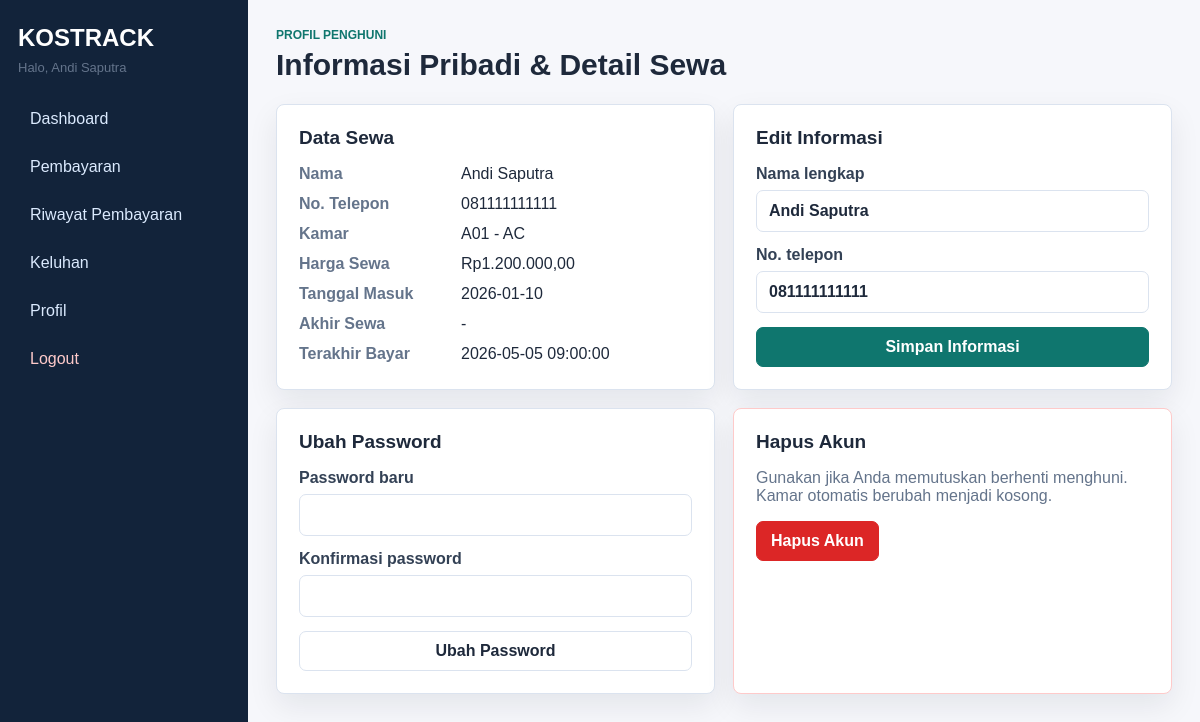
Screenshot of /index.php?route=penghuni/profile (signed in) with the database file from the repository.
### tables this page shows
CREATE TABLE tenants (
  id INT AUTO_INCREMENT PRIMARY KEY,
  user_id INT NOT NULL,
  room_id INT NOT NULL,
  start_date DATE NOT NULL,
  end_date DATE DEFAULT NULL,
  status ENUM('aktif','keluar') NOT NULL DEFAULT 'aktif',
  created_at TIMESTAMP DEFAULT CURRENT_TIMESTAMP,
  CONSTRAINT fk_tenant_user FOREIGN KEY (user_id) REFERENCES users(id) ON DELETE CASCADE,
  CONSTRAINT fk_tenant_room FOREIGN KEY (room_id) REFERENCES rooms(id)
);

CREATE TABLE users (
  id INT AUTO_INCREMENT PRIMARY KEY,
  nama_depan VARCHAR(100) DEFAULT NULL,
  nama_belakang VARCHAR(100) DEFAULT NULL,
  no_hp VARCHAR(20) DEFAULT NULL,
  role VARCHAR(50) NOT NULL DEFAULT 'penghuni',
  email VARCHAR(100) NOT NULL UNIQUE,
  password VARCHAR(255) NOT NULL,
  is_active TINYINT(1) NOT NULL DEFAULT 1,
  created_at TIMESTAMP DEFAULT CURRENT_TIMESTAMP
);

CREATE TABLE rooms (
  id INT AUTO_INCREMENT PRIMARY KEY,
  room_number VARCHAR(20) NOT NULL UNIQUE,
  type ENUM('AC','NON-AC') NOT NULL,
  price DECIMAL(12,2) NOT NULL,
  status ENUM('kosong','terisi') NOT NULL DEFAULT 'kosong',
  image VARCHAR(255) DEFAULT NULL,
  created_at TIMESTAMP DEFAULT CURRENT_TIMESTAMP
);

### app/core/Controller.php (called while the page is built, shortened)
<?php
abstract class Controller
{
    protected function view(string $view, array $data = []): void
    {
        extract($data);
        $viewFile = __DIR__ . '/../views/' . $view . '.php';
        require __DIR__ . '/../views/layouts/header.php';
        require $viewFile;
        require __DIR__ . '/../views/layouts/footer.php';
    }
}

### app/controllers/PenghuniContoller.php (called while the page is built, shortened)
<?php
class PenghuniController extends Controller
{
    private function tenant(): array
    {
        $tenantModel = new Tenant();
        $tenant = $tenantModel->activeByUser((int) Auth::user()['id']);
        return $tenant;
    }
    public function profile(): void
    {
        $tenant = $this->tenant();
        $history = (new Bill())->history((int) $tenant['id']);
        $lastPaid = null;
        foreach ($history as $row) {
            if ($row['paid_at']) {
                $lastPaid = $row['paid_at'];
                break;
            }
        }
        $this->view('penghuni/profile', [
            'title' => 'Profil Penghuni',
            'tenant' => $tenant,
            'lastPaid' => $lastPaid,
        ]);
    }
}

### index.php (called while the page is built, shortened)
<?php
require_once __DIR__ . '/../app/config/Database.php';
require_once __DIR__ . '/../app/core/helpers.php';
require_once __DIR__ . '/../app/core/Model.php';
require_once __DIR__ . '/../app/core/Controller.php';
require_once __DIR__ . '/../app/core/Auth.php';
spl_autoload_register(function ($class) {
    foreach (['controllers', 'models'] as $folder) {
        $file = __DIR__ . '/../app/' . $folder . '/' . $class . '.php';
    }
});
$route = $_GET['route'] ?? 'auth/login';
[$controllerName, $method] = array_pad(explode('/', $route), 2, 'index');
(new $controllerClass())->$method();

### app/core/Auth.php (called while the page is built, shortened)
<?php
class Auth
{
    public static function check(): bool
    {
        return isset($_SESSION['user']);
    }
    public static function user(): ?array
    {
        return $_SESSION['user'] ?? null;
    }
    public static function guardTimeout(): void
    {
        $last = $_SESSION['last_activity'] ?? time();
    }
}

### app/config/Database.php (called while the page is built)
<?php
class Database
{
    private static ?PDO $pdo = null;
    public static function connect(): PDO
    {
        if (self::$pdo === null) {
            $dsn = 'mysql:host=' . DB_HOST . ';dbname=' . DB_NAME . ';charset=utf8mb4';
            self::$pdo = new PDO($dsn, DB_USER, DB_PASS, [
                PDO::ATTR_ERRMODE => PDO::ERRMODE_EXCEPTION,
                PDO::ATTR_DEFAULT_FETCH_MODE => PDO::FETCH_ASSOC,
            ]);
        }
        return self::$pdo;
    }
}

### app/core/Model.php (called while the page is built, shortened)
<?php
abstract class Model
{
    public function __construct()
    {
        $this->db = Database::connect();
    }
}

### app/models/Tenant.php (called while the page is built, shortened)
<?php
class Tenant extends Model
{
    public function activeByUser(int $userId): ?array
    {
        $stmt = $this->db->prepare("SELECT t.*, r.room_number, r.type, r.price,
            TRIM(CONCAT(COALESCE(u.nama_depan, ''), ' ', COALESCE(u.nama_belakang, ''))) AS full_name,
            u.no_hp AS phone
            FROM tenants t
            JOIN rooms r ON r.id = t.room_id
            JOIN users u ON u.id = t.user_id
            WHERE t.user_id = ? AND t.status = 'aktif'
            LIMIT 1");
        $stmt->execute([$userId]);
        return $stmt->fetch() ?: null;
    }
}

### app/core/helpers.php (called while the page is built, shortened)
<?php
function url(string $path = ''): string
{
    return rtrim(BASE_URL, '/') . '/' . ltrim($path, '/');
}
function rupiah($number): string
{
    return 'Rp' . number_format((float) $number, 2, ',', '.');
}
function e(?string $value): string
{
    return htmlspecialchars((string) $value, ENT_QUOTES, 'UTF-8');
}

### app/models/Bill.php (called while the page is built, shortened)
<?php
class Bill extends Model
{
    public function history(int $tenantId, ?int $month = null, ?int $year = null): array
    {
        $sql = "SELECT b.*, MAX(p.paid_at) AS paid_at, COALESCE(SUM(p.amount), 0) AS paid_amount
                FROM bills b
                LEFT JOIN payments p ON p.bill_id = b.id
                WHERE b.tenant_id = ?";
        $params = [$tenantId];
        $sql .= ' GROUP BY b.id ORDER BY b.period_year DESC, b.period_month DESC';
        $stmt = $this->db->prepare($sql);
        $stmt->execute($params);
        return $stmt->fetchAll();
    }
}

### app/view/penghuni/profile.php (the view)
<header class="page-header">
    <div>
        <p class="eyebrow">Profil Penghuni</p>
        <h1>Informasi Pribadi & Detail Sewa</h1>
    </div>
</header>
<section class="split">
    <article class="panel">
        <h2>Data Sewa</h2>
        <dl class="detail-list">
            <dt>Nama</dt><dd><?= e($tenant['full_name']) ?></dd>
            <dt>No. Telepon</dt><dd><?= e($tenant['phone']) ?></dd>
            <dt>Kamar</dt><dd><?= e($tenant['room_number']) ?> - <?= e($tenant['type']) ?></dd>
            <dt>Harga Sewa</dt><dd><?= rupiah($tenant['price']) ?></dd>
            <dt>Tanggal Masuk</dt><dd><?= e($tenant['start_date']) ?></dd>
            <dt>Akhir Sewa</dt><dd><?= e($tenant['end_date'] ?? '-') ?></dd>
            <dt>Terakhir Bayar</dt><dd><?= e($lastPaid ?: '-') ?></dd>
        </dl>
    </article>
    <article class="panel">
        <h2>Edit Informasi</h2>
        <form class="form" method="post" action="<?= url('index.php?route=penghuni/updateProfile') ?>">
            <label>Nama lengkap<input name="full_name" value="<?= e($tenant['full_name']) ?>" required></label>
            <label>No. telepon<input name="phone" value="<?= e($tenant['phone']) ?>" required></label>
            <button class="btn primary" type="submit">Simpan Informasi</button>
        </form>
    </article>
    <article class="panel">
        <h2>Ubah Password</h2>
        <form class="form" method="post" action="<?= url('index.php?route=penghuni/updatePassword') ?>">
            <label>Password baru<input type="password" name="password" minlength="6" required></label>
            <label>Konfirmasi password<input type="password" name="confirm_password" minlength="6" required></label>
            <button class="btn" type="submit">Ubah Password</button>
        </form>
    </article>
    <article class="panel danger-zone">
        <h2>Hapus Akun</h2>
        <p class="muted">Gunakan jika Anda memutuskan berhenti menghuni. Kamar otomatis berubah menjadi kosong.</p>
        <form method="post" action="<?= url('index.php?route=penghuni/deactivate') ?>" data-confirm="Anda yakin ingin berhenti menghuni?">
            <button class="btn danger" type="submit">Hapus Akun</button>
        </form>
    </article>
</section>

### public/asset/css/style.css (style rules this page uses)
:root { --bg: #f6f7fb; --surface: #ffffff; --text: #1e293b; --muted: #64748b; --line: #dbe3ef; --primary: #0f766e; --primary-strong: #115e59; --accent: #2563eb; --danger: #dc2626; --warning: #b45309; --success: #15803d; --shadow: 0 12px 30px rgba(15, 23, 42, .08); }
* { box-sizing: border-box; }
body { margin: 0; font-family: Arial, Helvetica, sans-serif; background: var(--bg); color: var(--text); }
button, input, select, textarea { font: inherit; }
.page-header { display: flex; justify-content: space-between; align-items: end; gap: 16px; margin-bottom: 22px; }
h1, h2 { margin: 0; letter-spacing: 0; }
h1 { font-size: 30px; }
h2 { font-size: 19px; margin-bottom: 16px; }
.eyebrow { margin: 0 0 6px; color: var(--primary); font-weight: 700; text-transform: uppercase; font-size: 12px; }
.muted { color: var(--muted); }
.card, .panel, .stat-card { background: var(--surface); border: 1px solid var(--line); border-radius: 8px; box-shadow: var(--shadow); }
.card, .panel { padding: 22px; }
.form { display: grid; gap: 14px; }
label { display: grid; gap: 7px; color: #334155; font-weight: 700; }
input, select, textarea { width: 100%; border: 1px solid var(--line); border-radius: 7px; padding: 11px 12px; background: #fff; color: var(--text); }
.btn { border: 1px solid var(--line); background: #fff; color: var(--text); min-height: 40px; padding: 9px 14px; border-radius: 7px; cursor: pointer; display: inline-flex; align-items: center; justify-content: center; gap: 8px; font-weight: 700; }
.btn.primary { background: var(--primary); border-color: var(--primary); color: #fff; }
.btn.danger { background: var(--danger); border-color: var(--danger); color: #fff; }
.split { display: grid; grid-template-columns: repeat(2, minmax(0, 1fr)); gap: 18px; }
.detail-list { display: grid; grid-template-columns: 150px 1fr; gap: 12px; margin: 0; }
.detail-list dt { color: var(--muted); font-weight: 700; }
.detail-list dd { margin: 0; }
.danger-zone { border-color: #fecaca; }

### rows the page displays
tenants: user.no_hp "081111111111", room.room_number "A01", room.type "AC", room.price "Rp1.200.000,00", start_date "2026-01-10", end_date "-", phone "081111111111"

### other values shown
$user['full_name'] "Andi Saputra"
$tenant['full_name'] "Andi Saputra"
$lastPaid ?: '-' "2026-05-05 09:00:00"
